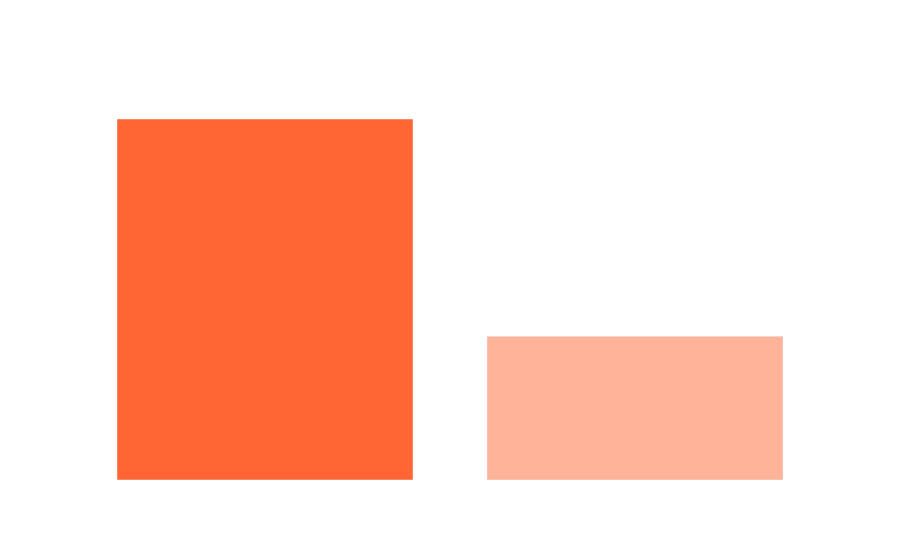

Notebook cell for this chart:
### Code cell
count = urls_data['type'].value_counts()

# Define a color scale for the bars
colors = [
    '#FF6633', '#FFB399', '#FF33FF', '#FFFF99', '#00B3E6',
    '#E6B333', '#3366E6', '#999966', '#99FF99', '#B34D4D'
]
fig = go.Figure(data=[go.Bar(x=count.index, y=count, marker=dict(color=colors))])

# Update layout
fig.update_layout(
    xaxis_title='Types',
    yaxis_title='Count',
    title='Count of Different Types of URLs',
    plot_bgcolor='rgba(0, 0, 0, 0)',  # Set plot background color to transparent
    paper_bgcolor='rgba(0, 0, 0, 0)',  # Set paper background color to transparent
    font=dict(color='white')  # Set font color to white
)

# Update x-axis tick font color
fig.update_xaxes(tickfont=dict(color='white'))

# Update y-axis tick font color
fig.update_yaxes(tickfont=dict(color='white'))

fig.show()

### Figure 1 — Plotly figure (JSON) as saved in the notebook; plotly's stock layout.template omitted (floating-point values rounded to 4 significant figures)
{"data": [{"marker": {"color": ["#FF6633", "#FFB399", "#FF33FF", "#FFFF99", "#00B3E6", "#E6B333", "#3366E6", "#999966", "#99FF99", "#B34D4D"]}, "type": "bar", "x": ["benign", "malicious"], "y": [392830, 156422]}], "layout": {"font": {"color": "white"}, "paper_bgcolor": "rgba(0, 0, 0, 0)", "plot_bgcolor": "rgba(0, 0, 0, 0)", "title": {"text": "Count of Different Types of URLs"}, "xaxis": {"tickfont": {"color": "white"}, "title": {"text": "Types"}}, "yaxis": {"tickfont": {"color": "white"}, "title": {"text": "Count"}}}}
